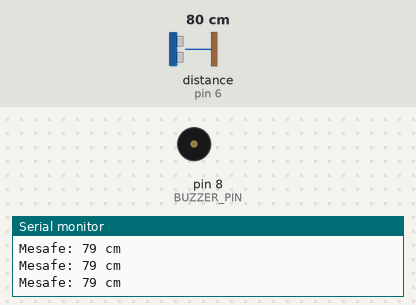
A sketch run on a simulated Arduino Uno, built with avr-gcc and run on an emulated ATmega328P. Shown: buzzer (waves = sounding), the last lines printed to the serial monitor. Wiring (inferred from the names in the program): ultrasonic range finder: trigger pin 7; echo pin 6. The inputs (shaded band) are chosen by the test bench; at power-on: distance to the obstacle (sensor on pin 6) 80 cm. The echo pulse lasts 58.3 µs per cm.

Above: at 1.2 s.
1.3 s: distance to the obstacle (sensor on pin 6) set to 47 cm
At 2.2 s:
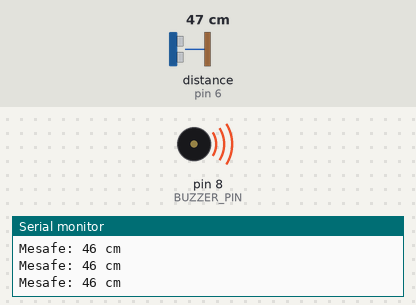
2.9 s: distance to the obstacle (sensor on pin 6) set to 18 cm
At 3.34 s:
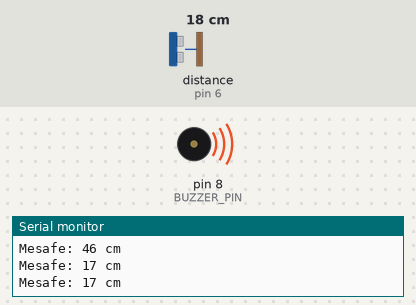
Timing chart, 0 to 11.9 s (numbered marks = the images above; inputs shaded):
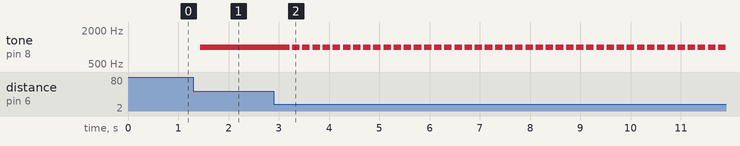

Measured:
- after the input at 1.3 s, tone on pin 8 (BUZZER_PIN): silent → 1000 Hz after 0.14 s
- after the input at 2.9 s, tone on pin 8 (BUZZER_PIN): alternates 1000 Hz for 0.15 s and silent for 0.05 s, starting after 0.32 s

The sketch:

V2.0.1.ino
```cpp
// Huso
// developed by Huso

#define TRIG_PIN 7
#define ECHO_PIN 6
#define BUZZER_PIN 8

void setup() {
  Serial.begin(9600);
  pinMode(TRIG_PIN, OUTPUT);
  pinMode(ECHO_PIN, INPUT);
  pinMode(BUZZER_PIN, OUTPUT);
}

void loop() {
  long duration, distance;

  // Mesafe sensöründen okuma için tetikleme
  digitalWrite(TRIG_PIN, LOW);
  delayMicroseconds(2);
  digitalWrite(TRIG_PIN, HIGH);
  delayMicroseconds(10);
  digitalWrite(TRIG_PIN, LOW);

  // Echo süresini ölçme
  duration = pulseIn(ECHO_PIN, HIGH);

  // Mesafeyi hesaplama (ses hızı 340 m/s olarak kabul edilir)
  distance = (duration * 0.0343) / 2;

  // Burası boşta by Huso
  // Mesafeyi seri monitöre yazdırma
  Serial.print("Mesafe: ");
  Serial.print(distance);
  Serial.println(" cm");

//Detaylı Frekans Ms Ayarları // by Huso

  // Mesafe değerine göre buzzer kontrolü
  if (distance < 10) {
    // Mesafe 10 cm'den küçükse buzzer daha hızlı çalar
    tone(BUZZER_PIN, 1000, 100); // Frekans: 1000 Hz, Süre: 100 ms
  } else if (distance < 20) {
    // Mesafe 20 cm'den küçükse buzzer orta hızda çalar
    tone(BUZZER_PIN, 1000, 150); // Frekans: 1000 Hz, Süre: 150 ms
  } else if (distance < 30) {
    // Mesafe 30 cm'den küçükse buzzer daha düşük bir frekansta çalar
    tone(BUZZER_PIN, 1000, 200); // Frekans: 1000 Hz, Süre: 200 ms
  } else if (distance < 50) {
    // Mesafe 50 cm'den küçükse buzzer daha düşük bir frekansta çalar
    tone(BUZZER_PIN, 1000, 250); // Frekans: 1000 Hz, Süre: 250 ms
  } else {
    // Mesafe 50 cm veya daha fazlaysa buzzer kapatılır
    noTone(BUZZER_PIN);
  }

  // Bekleme süresi
  delay(200);
}

//tone(BUZZER_PIN, frekans, süre); bu değerleri kullanarak veri işliyoruz

// developed by Huso
// HUSO
```
